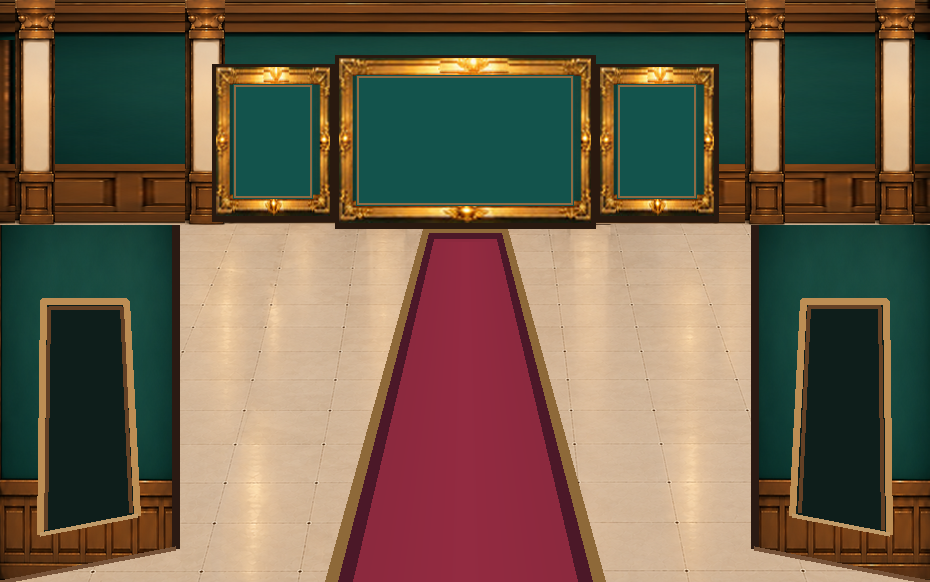
#> input picture architecture-review/gallery5/gallery5_v04_authentic_entrance_material_REVIEW.png, 930 x 582 px, found by its file name
$ python build_gallery5_v06_portals.py
#> lines starting #> are read from the running program, lines starting #| are printed output that depends on the picture; pictures that were not available may be replaced by others from this repository, and a replacement may not be noted
from pathlib import Path
from PIL import Image,ImageDraw,ImageEnhance
import numpy as np,cv2
r=Path(r'C:\Users\User\source\repos\a18-gallery5-material-review')
p=r/'architecture-review/gallery5/gallery5_v04_authentic_entrance_material_REVIEW.png'
im=np.array(Image.open(p).convert('RGB'))
#> im is the input picture: shape (582, 930, 3); mean R, G, B 111.7, 96.1, 76.2
source=np.array(Image.open(r'C:\Users\User\source\repos\web-tools-preview-a18-entrance-2d-assets-20261028\a18\layout-test\assets\entrance\approved_initial_20261027\entrance_background_initial_approved.png').convert('RGB'))
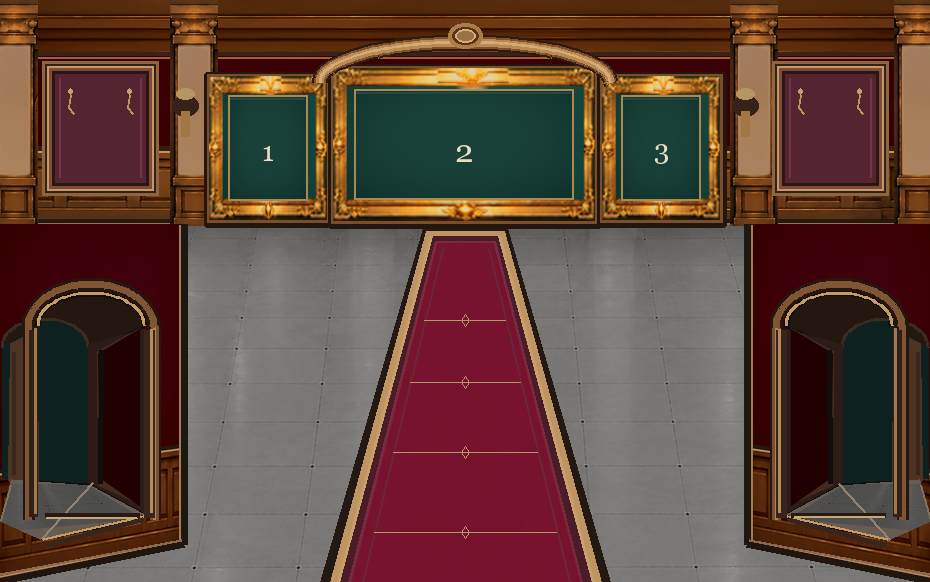
#> input picture architecture-review/gallery5/gallery5_v11_material_side_corridors_REVIEW.png, 930 x 582 px, given in place of entrance_background_initial_approved.png, which was not available
#> source is the input picture: shape (582, 930, 3); mean R, G, B 93.7, 66.9, 56.9
# Real wood doorway casing from the approved entrance, transformed to the side portals.
for right in [False,True]:
 patch=source[105:510,568:806].copy()
 # Preserve original carved wood surround; darken interior to indicate a passable corridor, not a closed door.
 patch[:,:,:]=np.array([10,30,26],dtype=np.uint8); patch[:28,:,:]=source[35:63,70:308]; patch[:,0:23,:]=source[105:510,515:538]; patch[:,215:238,:]=source[105:510,515:538]; patch[365:405,:,:]=source[470:510,70:308]
 sh,sw=patch.shape[:2]
 target=np.float32([[33,282],[148,291],[158,541],[28,568]])
 if right:target[:,0]=929-target[:,0]
 src=np.float32([[0,0],[sw-1,0],[sw-1,sh-1],[0,sh-1]])
 matrix=cv2.getPerspectiveTransform(src,target)
 warped=cv2.warpPerspective(patch,matrix,(930,582),flags=cv2.INTER_LINEAR)
 mask=cv2.warpPerspective(np.full((sh,sw),255,dtype=np.uint8),matrix,(930,582))
 alpha=(mask.astype(np.float32)/255.0)[:,:,None]
 im=np.uint8(im*(1-alpha)+warped*alpha)
#> this loop made 2 passes
#> pass 1, `patch=source[105:510,568:806].copy()`:
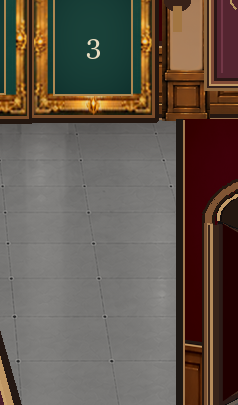
#> patch: shape (405, 238, 3); mean R, G, B 99.1, 87.1, 76.7
#> pass 1, `warped=cv2.warpPerspective(patch,matrix,(930,582),flags=cv2.INTER_LINE..`:
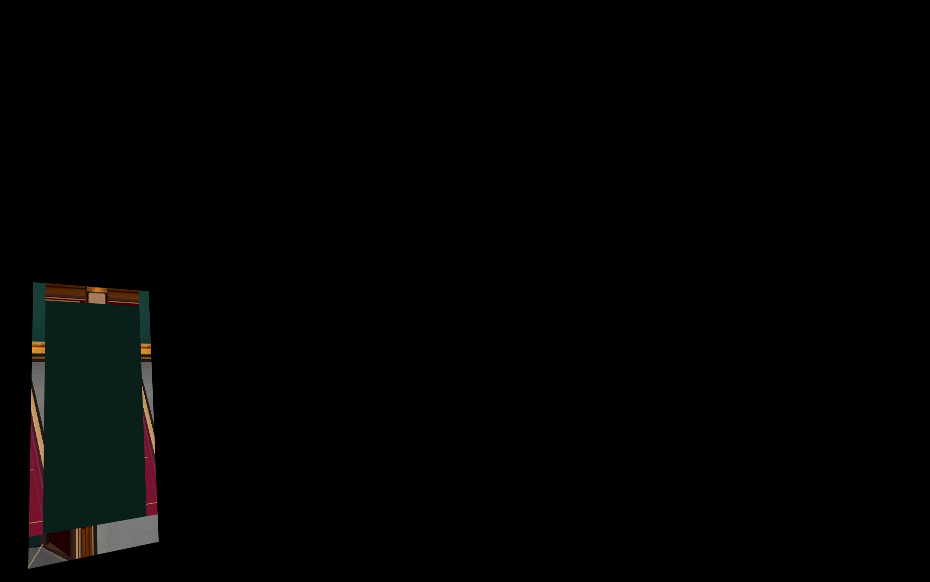
#> warped: shape (582, 930, 3); mean R, G, B 2.3, 2.6, 2.3
#> pass 1, `im=np.uint8(im*(1-alpha)+warped*alpha)`:
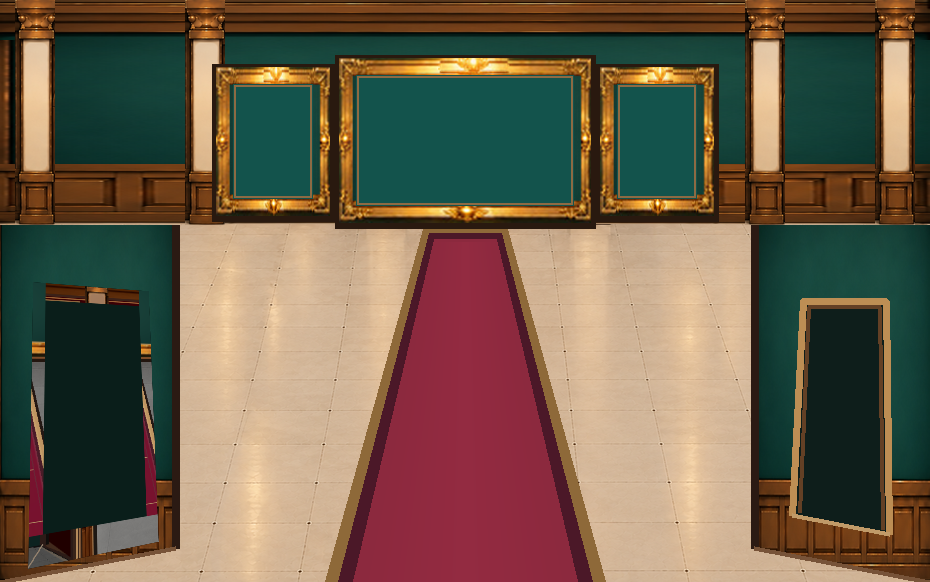
#> im: shape (582, 930, 3); mean R, G, B 110.7, 95.2, 76.1
#> pass 2, `warped=cv2.warpPerspective(patch,matrix,(930,582),flags=cv2.INTER_LINE..`:
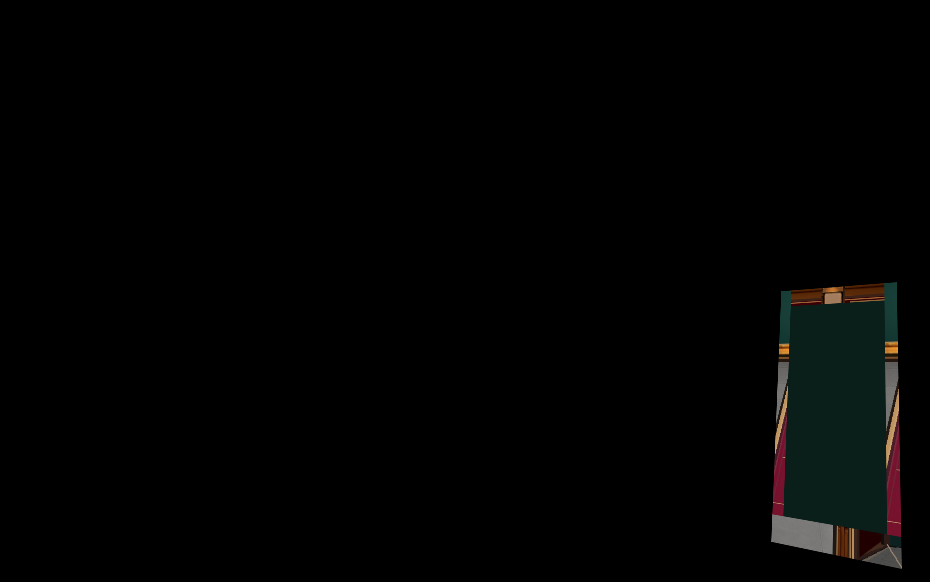
#> warped: shape (582, 930, 3); mean R, G, B 2.3, 2.6, 2.3
#> after the loop:
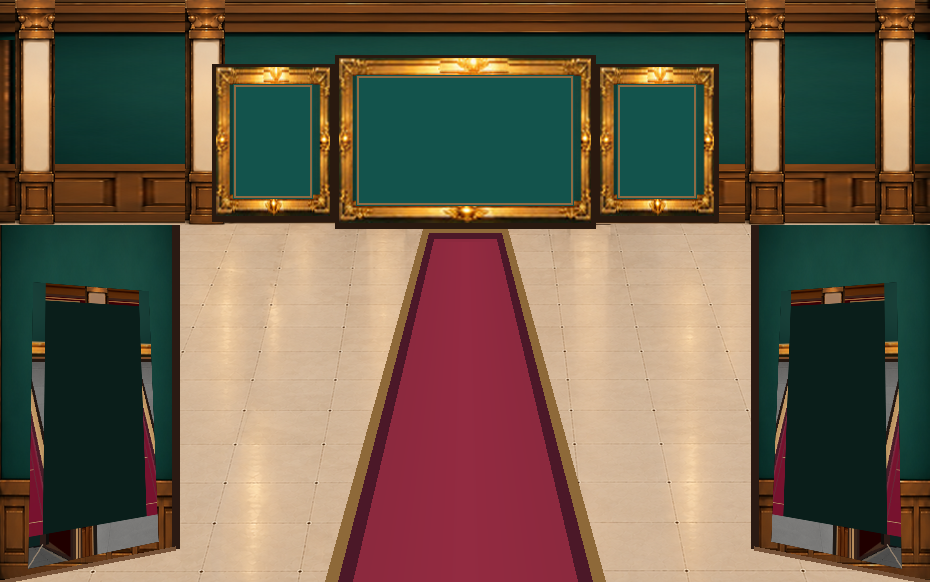
#> im: shape (582, 930, 3); mean R, G, B 109.7, 94.4, 75.9
#> after the loop:
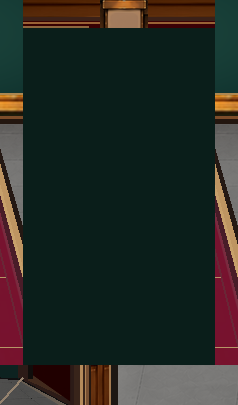
#> patch: shape (405, 238, 3); mean R, G, B 37.4, 42.3, 37.1
# Crown and wall/floor shadows in room perspective; no new furniture.
d=ImageDraw.Draw(Image.fromarray(im))
out=Image.fromarray(im)
out.save(r/'architecture-review/gallery5/gallery5_v07_flat_wood_portals_REVIEW.png')
print('SAVED v06',out.size)
#| SAVED v06 (930, 582)
